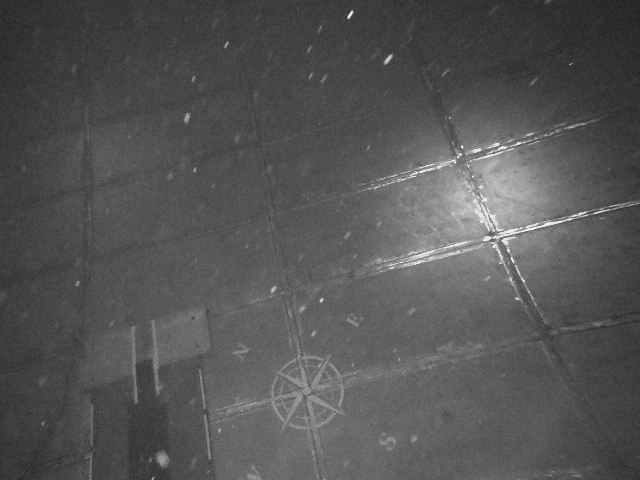
//> input picture sample.jpg, 640 x 480 px
$ ./main   (built with g++ and OpenCV 4)
//> lines starting //> are read from the running program, lines starting //| are printed output that depends on the picture
//
//
#include <iostream>
#include <opencv2/highgui.hpp>
#include <opencv2/features2d.hpp>
#include <opencv2/xfeatures2d.hpp>

using namespace cv;
using namespace std;


// [57 lines left out: functions various_detectors, open_video, not called in this run]

void brisk_test() {

	cv::Ptr<cv::FeatureDetector> detector;
	cv::Ptr<cv::DescriptorExtractor> extractor;
	cv::BFMatcher matcher;

	vector<cv::KeyPoint>keys1, keys2;
	vector<cv::DMatch> matches;

	Mat descr1, descr2, img_matches;

	Mat src = cv::imread("E:/University/10sem/Системы технич зрения/Gauss_2/sample.jpg", 1);
//> src is the input picture: 480 rows x 640 cols, CV_8UC3; min 31, max 248, mean 84.6
	Mat src2(src);

	detector = cv::BRISK::create();
	extractor = cv::BRISK::create();

	detector->detect(src, keys1);
//> keys1 = 493 keypoints; strongest (x, y, size): (461, 147, 13), (386, 60, 26.3), (387, 59, 33.8), (321, 300, 13.3)
	detector->detect(src2, keys2);
//> keys2 has the same summary as keys1

	extractor->compute(src, keys1, descr1);
	extractor->compute(src2, keys2, descr2);

	matcher.match(descr1, descr2, matches);
//> matches = 493 matches

	cv::drawMatches(src, keys1, src2, keys2, matches, img_matches);
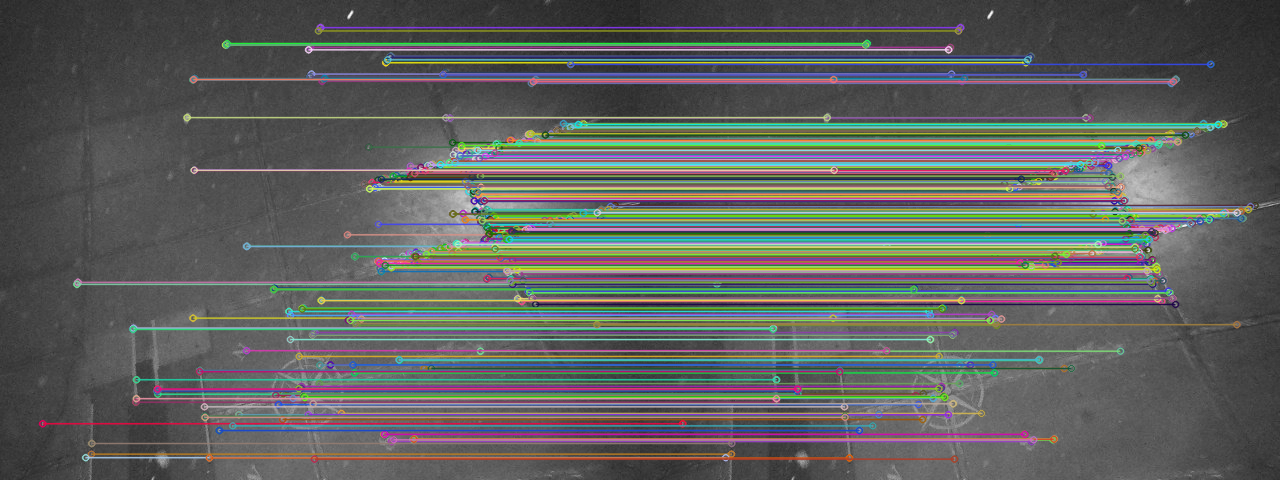
//> img_matches: 480 rows x 1280 cols, CV_8UC3; mean B, G, R 93.9, 96.8, 94.7

	cv::imshow("matches", img_matches);
	waitKey(0);
}

int main(int argc, char* argv[]) {

	//test();
	//open_video();
	brisk_test();

	return 0;
}
